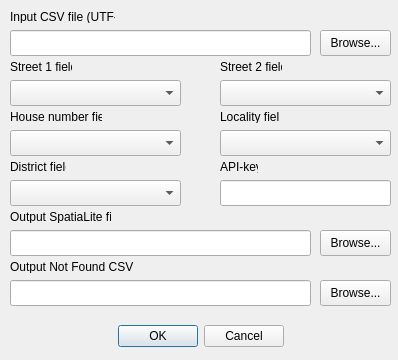
<?xml version="1.0" encoding="UTF-8"?>
<ui version="4.0">
 <class>MapMdDialogBase</class>
 <widget class="QDialog" name="MapMdDialogBase">
  <property name="geometry">
   <rect>
    <x>0</x>
    <y>0</y>
    <width>398</width>
    <height>360</height>
   </rect>
  </property>
  <property name="windowTitle">
   <string>MapMD</string>
  </property>
  <widget class="QDialogButtonBox" name="button_box">
   <property name="enabled">
    <bool>true</bool>
   </property>
   <property name="geometry">
    <rect>
     <x>0</x>
     <y>320</y>
     <width>401</width>
     <height>32</height>
    </rect>
   </property>
   <property name="orientation">
    <enum>Qt::Horizontal</enum>
   </property>
   <property name="standardButtons">
    <set>QDialogButtonBox::Cancel|QDialogButtonBox::Ok</set>
   </property>
   <property name="centerButtons">
    <bool>true</bool>
   </property>
  </widget>
  <widget class="QPushButton" name="browse_infile">
   <property name="geometry">
    <rect>
     <x>320</x>
     <y>30</y>
     <width>71</width>
     <height>26</height>
    </rect>
   </property>
   <property name="text">
    <string>Browse...</string>
   </property>
  </widget>
  <widget class="QLabel" name="label">
   <property name="geometry">
    <rect>
     <x>10</x>
     <y>10</y>
     <width>105</width>
     <height>13</height>
    </rect>
   </property>
   <property name="text">
    <string>Input CSV file (UTF-8)</string>
   </property>
  </widget>
  <widget class="QLineEdit" name="input_filename">
   <property name="geometry">
    <rect>
     <x>10</x>
     <y>30</y>
     <width>301</width>
     <height>26</height>
    </rect>
   </property>
  </widget>
  <widget class="QLabel" name="label_2">
   <property name="geometry">
    <rect>
     <x>10</x>
     <y>60</y>
     <width>62</width>
     <height>13</height>
    </rect>
   </property>
   <property name="text">
    <string>Street 1 field</string>
   </property>
  </widget>
  <widget class="QComboBox" name="street_field1">
   <property name="geometry">
    <rect>
     <x>10</x>
     <y>80</y>
     <width>171</width>
     <height>26</height>
    </rect>
   </property>
  </widget>
  <widget class="QLabel" name="label_3">
   <property name="geometry">
    <rect>
     <x>220</x>
     <y>60</y>
     <width>62</width>
     <height>13</height>
    </rect>
   </property>
   <property name="text">
    <string>Street 2 field</string>
   </property>
  </widget>
  <widget class="QComboBox" name="street_field2">
   <property name="geometry">
    <rect>
     <x>220</x>
     <y>80</y>
     <width>171</width>
     <height>26</height>
    </rect>
   </property>
  </widget>
  <widget class="QLabel" name="label_4">
   <property name="geometry">
    <rect>
     <x>220</x>
     <y>110</y>
     <width>59</width>
     <height>13</height>
    </rect>
   </property>
   <property name="text">
    <string>Locality field</string>
   </property>
  </widget>
  <widget class="QComboBox" name="locality_field">
   <property name="geometry">
    <rect>
     <x>220</x>
     <y>130</y>
     <width>171</width>
     <height>26</height>
    </rect>
   </property>
  </widget>
  <widget class="QComboBox" name="district_field">
   <property name="geometry">
    <rect>
     <x>10</x>
     <y>180</y>
     <width>171</width>
     <height>26</height>
    </rect>
   </property>
  </widget>
  <widget class="QLabel" name="label_5">
   <property name="geometry">
    <rect>
     <x>10</x>
     <y>160</y>
     <width>56</width>
     <height>13</height>
    </rect>
   </property>
   <property name="text">
    <string>District field</string>
   </property>
  </widget>
  <widget class="QLabel" name="label_8">
   <property name="geometry">
    <rect>
     <x>220</x>
     <y>160</y>
     <width>38</width>
     <height>13</height>
    </rect>
   </property>
   <property name="text">
    <string>API-key</string>
   </property>
  </widget>
  <widget class="QLineEdit" name="api_key">
   <property name="geometry">
    <rect>
     <x>220</x>
     <y>180</y>
     <width>171</width>
     <height>26</height>
    </rect>
   </property>
  </widget>
  <widget class="QPushButton" name="browse_spatialite">
   <property name="geometry">
    <rect>
     <x>320</x>
     <y>230</y>
     <width>71</width>
     <height>26</height>
    </rect>
   </property>
   <property name="text">
    <string>Browse...</string>
   </property>
  </widget>
  <widget class="QLabel" name="label_9">
   <property name="geometry">
    <rect>
     <x>10</x>
     <y>210</y>
     <width>101</width>
     <height>13</height>
    </rect>
   </property>
   <property name="text">
    <string>Output SpatiaLite file</string>
   </property>
  </widget>
  <widget class="QLineEdit" name="output_spatialite_filename">
   <property name="geometry">
    <rect>
     <x>10</x>
     <y>230</y>
     <width>301</width>
     <height>26</height>
    </rect>
   </property>
  </widget>
  <widget class="QPushButton" name="browse_notfound">
   <property name="geometry">
    <rect>
     <x>320</x>
     <y>280</y>
     <width>71</width>
     <height>26</height>
    </rect>
   </property>
   <property name="text">
    <string>Browse...</string>
   </property>
  </widget>
  <widget class="QLabel" name="label_10">
   <property name="geometry">
    <rect>
     <x>10</x>
     <y>260</y>
     <width>126</width>
     <height>13</height>
    </rect>
   </property>
   <property name="text">
    <string>Output Not Found CSV file</string>
   </property>
  </widget>
  <widget class="QLineEdit" name="output_notfound_filename">
   <property name="geometry">
    <rect>
     <x>10</x>
     <y>280</y>
     <width>301</width>
     <height>26</height>
    </rect>
   </property>
  </widget>
  <widget class="QLabel" name="label_6">
   <property name="geometry">
    <rect>
     <x>10</x>
     <y>110</y>
     <width>92</width>
     <height>13</height>
    </rect>
   </property>
   <property name="text">
    <string>House number field</string>
   </property>
  </widget>
  <widget class="QComboBox" name="house_number_field">
   <property name="geometry">
    <rect>
     <x>10</x>
     <y>130</y>
     <width>171</width>
     <height>26</height>
    </rect>
   </property>
  </widget>
 </widget>
 <resources/>
 <connections>
  <connection>
   <sender>button_box</sender>
   <signal>accepted()</signal>
   <receiver>MapMdDialogBase</receiver>
   <slot>accept()</slot>
   <hints>
    <hint type="sourcelabel">
     <x>20</x>
     <y>20</y>
    </hint>
    <hint type="destinationlabel">
     <x>20</x>
     <y>20</y>
    </hint>
   </hints>
  </connection>
  <connection>
   <sender>button_box</sender>
   <signal>rejected()</signal>
   <receiver>MapMdDialogBase</receiver>
   <slot>reject()</slot>
   <hints>
    <hint type="sourcelabel">
     <x>20</x>
     <y>20</y>
    </hint>
    <hint type="destinationlabel">
     <x>20</x>
     <y>20</y>
    </hint>
   </hints>
  </connection>
 </connections>
</ui>
